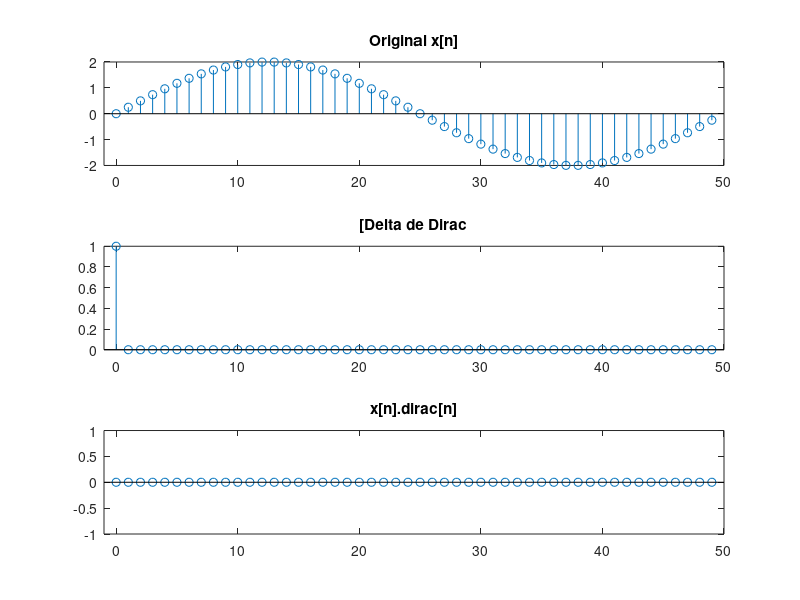

This chart was generated by the following MATLAB code:
N = 50;
k = 50;
n = 0:N-1;
xn = 2*sin(2*pi*n/k);
dirac = (n)==0;
xn_dirac= xn.*dirac;

subplot(3,1,1);stem(n,xn);title('Original x[n]');
xlim([-1 50]);

subplot(3,1,2);stem(n,dirac);title('[Delta de Dirac');
xlim([-1 50]);
subplot(3,1,3);stem(n,xn_dirac);title('x[n].dirac[n]');
xlim([-1 50]);